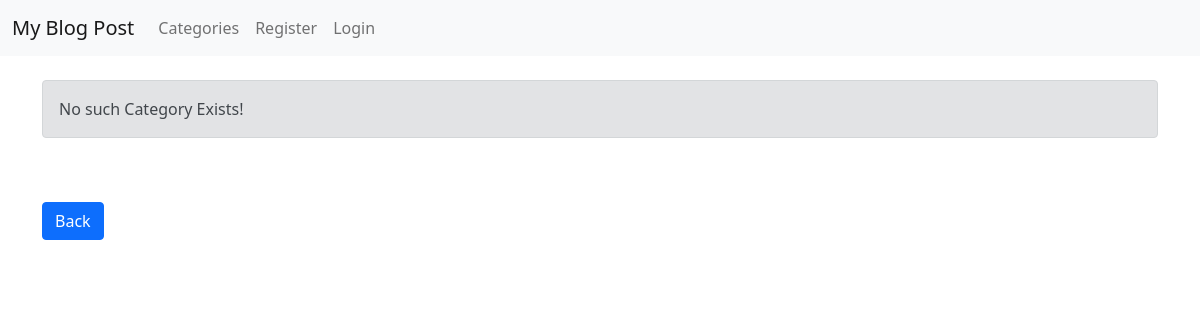
The page /category/coding/ on the database as committed earlier.
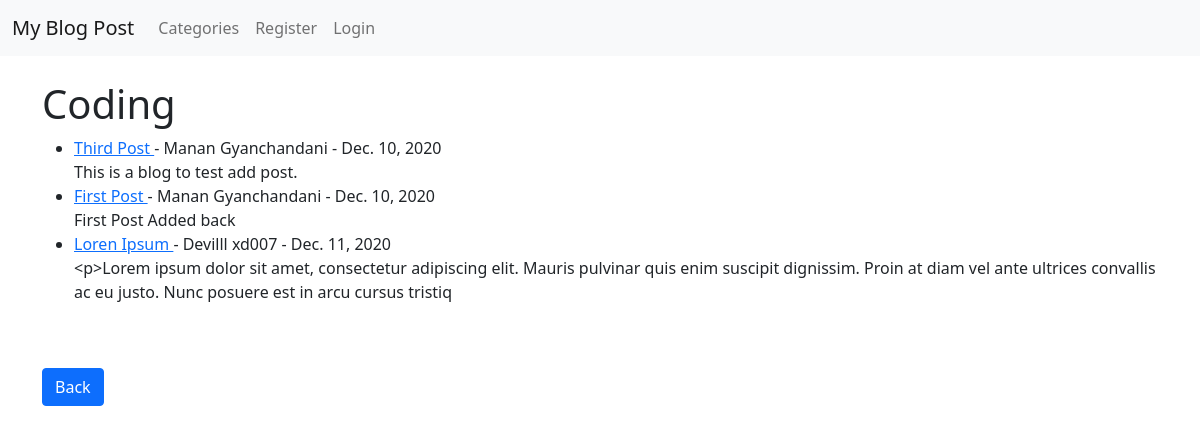
The same page on the database as committed later.
### blog/models.py (models this page shows, shortened)
class Post(models.Model):
    title = models.CharField(max_length=255)
    title_tag = models.CharField(max_length=255)
    author = models.ForeignKey(User , on_delete = models.CASCADE)
    body = models.TextField()
    post_date = models.DateField(auto_now_add=True )
    category = models.CharField(max_length=255 , default = 'uncategorized')
    likes = models.ManyToManyField(User, related_name = 'blog_posts')

### blog/views.py (the view)
# urls.py: path('category/<str:cats>/',CategoryView , name = 'category'),
def CategoryView(request , cats):
    category_posts = Post.objects.filter(category = cats)
    return render(request , 'categories.html' , {'cats':cats.title() , 'category_posts':category_posts})

### templates/categories.html (shortened to what this page needs)
{% extends 'base.html'%}
{% block content %}
{%if category_posts%}
<h1>{{ cats }}</h1>
<ul>
{% for post in category_posts %}
    <li><a href = "{% url 'article-detail' post.pk %}">{{ post.title }} </a> - {{ post.author.first_name }} {{ post.author.last_name }} - {{ post.post_date }}
    <br>
    {{ post.body|slice:":200"  }}</li>
{% endfor%}
</ul>
{% else %}
<div class="alert alert-secondary" role="alert">
    No such Category Exists!
    </div>
{% endif %}
<br/><br/>
<a href= "{% url 'home' %}" class="btn btn-primary">Back</a>
{% endblock %}

Rows that differ between the two databases and show on the page:
now on this page (row edited): Post: title "Third Post", author.first_name "Manan", author.last_name "Gyanchandani", post_date "Dec. 10, 2020", body "This is a blog to test add post."
now on this page (row edited): Post: title "First Post", author.first_name "Manan", author.last_name "Gyanchandani", post_date "Dec. 10, 2020", body "First Post Added back"
now on this page (row edited): Post: title "Loren Ipsum", author.first_name "Devilll", author.last_name "xd007", post_date "Dec. 11, 2020", body "<p>Lorem ipsum dolor sit amet, consectetur adipiscing elit. Mauris pulvinar quis enim suscipit dignissim. Proin at diam vel ante ultrices convallis ac eu justo. Nunc posuere est in arcu cursus tristiq"
Other text that changed with them:
{{ cats }}: (not shown) → "Coding"
text no longer shown: "No such Category Exists!"
